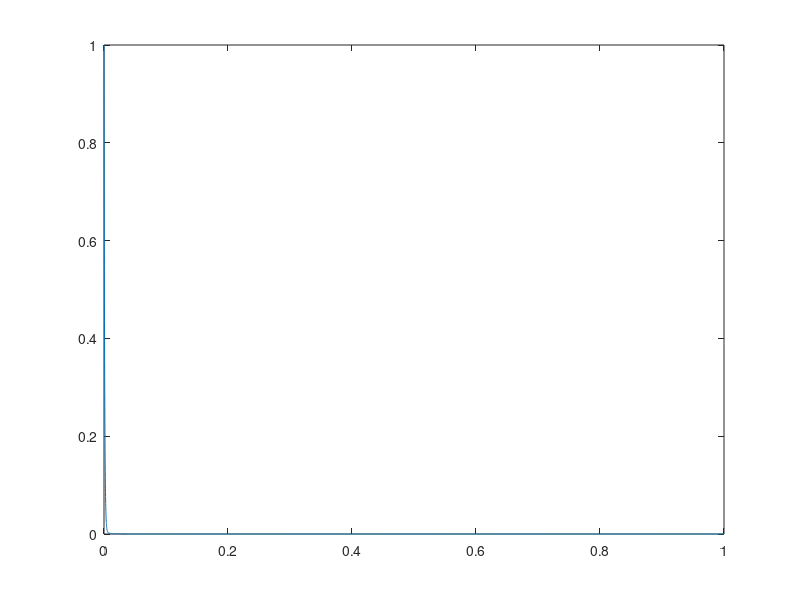
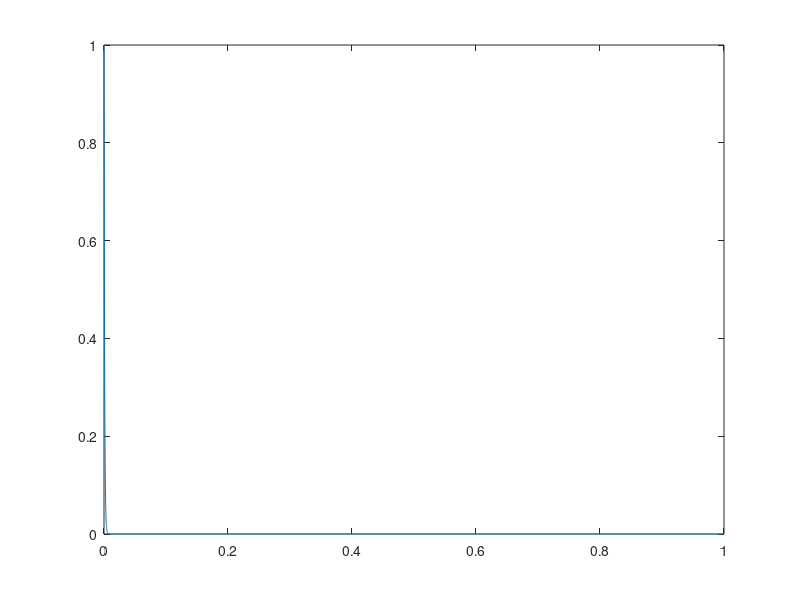

These charts were generated, in order, by the following MATLAB code:
%  IN -----UUUUU---\/\/\/----+----------+-- OUT
%            L       R1      |          |
%                            \         _|_
%                        R2  /         ___ C
%                            \          |
%                           _|_        _|_
%                           \ /        \ /
format longe;
close all;
clear all;
%% Parametri di simulazione
tstart = 0;
tend = 1;
nstep = 1e4;
t = linspace(tstart, tend, nstep);
h = (tend-tstart)/nstep

%% Parametri circuitali
% 
% Poco stiff
% lambda = [-100, -1000]
C = 1e-4;
R1 = 1e3;
R2 = 1e2;
L = 1;

% Molto stiff
% lambda = [-2, -1e6]
% C = 1e-3;
% R1 = 1e3;
% R2 = 1e3;
% L = 1e-3;



A = [   -1/(R2*C)    1/C     ; 
        -1/L         -R1/L   ];
    
[V,D] = eig(A)
    
D * h

%% Eulero in avanti

% procediamo con la diagonalizzata e poi riconvertiremo i risultati nelle
% incognite di A

Z(:,1) = V * [1; 1];

for i = 1:nstep-1
    Z(:,i+1) = Z(:,i) + h * D * Z(:,i);   
end

% torniamo alla variabile pre diagonalizzazione
X = inv(V) * Z ;

%figure(2);
% here you can see the attempt to resolve with forward euler just explodes 
figure(1);
plot(t, X(1,:)); 
figure(2);
plot(t, X(2,:));



